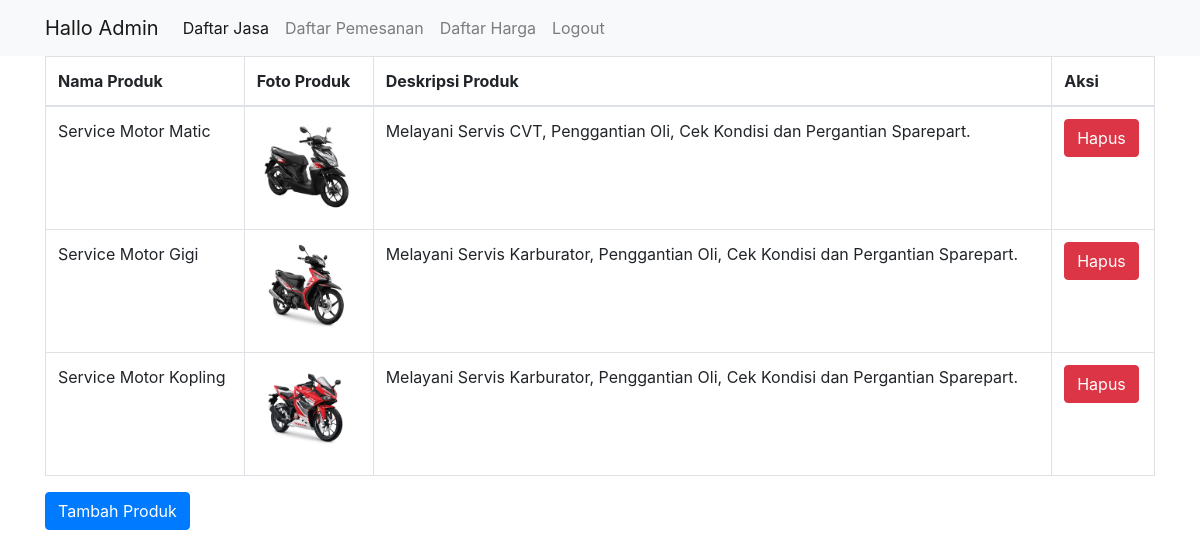
The page /admin/index.php (signed in) on the database its author committed.
### tables this page shows
CREATE TABLE `produk` (
  `id_produk` int(11) NOT NULL,
  `nama_produk` varchar(50) NOT NULL,
  `foto_produk` varchar(50) NOT NULL,
  `deskripsi_produk` text NOT NULL
);

### admin/index.php (the view, shortened to what this page needs)
<?php
$koneksi = new mysqli("localhost","root","","mservis");
?>
<!doctype html>
<html lang="en">
  <head>
    <link rel="stylesheet" href="https://maxcdn.bootstrapcdn.com/bootstrap/4.0.0/css/bootstrap.min.css">
    <link rel="stylesheet" href="css/style.css">
  </head>
  <body>
  <nav class="navbar navbar-expand-lg navbar-light bg-light">
    <div class="container">
       <a class="navbar-brand" href="index.php">Hallo Admin</a>
        <div class="collapse navbar-collapse" id="navbarNavAltMarkup">
            <div class="navbar-nav">
                <a class="nav-item nav-link active" href="index.php">Daftar Jasa <span class="sr-only">(current)</span></a>
                <a class="nav-item nav-link" href="daftarpemesanan.php">Daftar Pemesanan</a>
                <a class="nav-item nav-link" href="daftarharga.php">Daftar Harga</a>
                <a class="nav-item nav-link" href="logoutadmin.php">Logout</a>
            </div>
        </div>
    </div>
    </nav>
    <div class="container con-admin">
        <table class="table table-bordered">
            <thead>
                <tr>
                    <th>Nama Produk</th>
                    <th>Foto Produk</th>
                    <th>Deskripsi Produk</th>
                    <th>Aksi</th>
                </tr>
            </thead>
            <tbody>
                <?php $ambil=$koneksi->query("SELECT * FROM produk");?>
                <?php while($pecah = $ambil->fetch_assoc()){; ?>
                <tr>
                    <td><?php echo $pecah['nama_produk']; ?></td>
                    <td>
                        <img src="../img/fotoproduk/<?php echo $pecah['foto_produk']; ?>" width="100">
                    </td>
                    <td><?php echo $pecah['deskripsi_produk']; ?></td>
                    <td>
                        <a href="hapusproduk.php?id=<?php echo $pecah['id_produk'] ?>" class="btn btn-danger">Hapus</a>
                    </td>
                </tr>
                <?php } ?>
            </tbody>
        </table>
        <a href="tambahproduk.php" class="btn btn-primary">Tambah Produk</a>
        <br>
     </div>
  </body>
</html>

### rows shown on the page
produk: nama_produk "Service Motor Matic", foto_produk (picture), deskripsi_produk "Melayani Servis CVT, Penggantian Oli, Cek Kondisi dan Pergantian Sparepart."
produk: nama_produk "Service Motor Gigi", shows a picture, deskripsi_produk "Melayani Servis Karburator, Penggantian Oli, Cek Kondisi dan Pergantian Sparepart."
produk: nama_produk "Service Motor Kopling", foto_produk (picture), deskripsi_produk "Melayani Servis Karburator, Penggantian Oli, Cek Kondisi dan Pergantian Sparepart."
